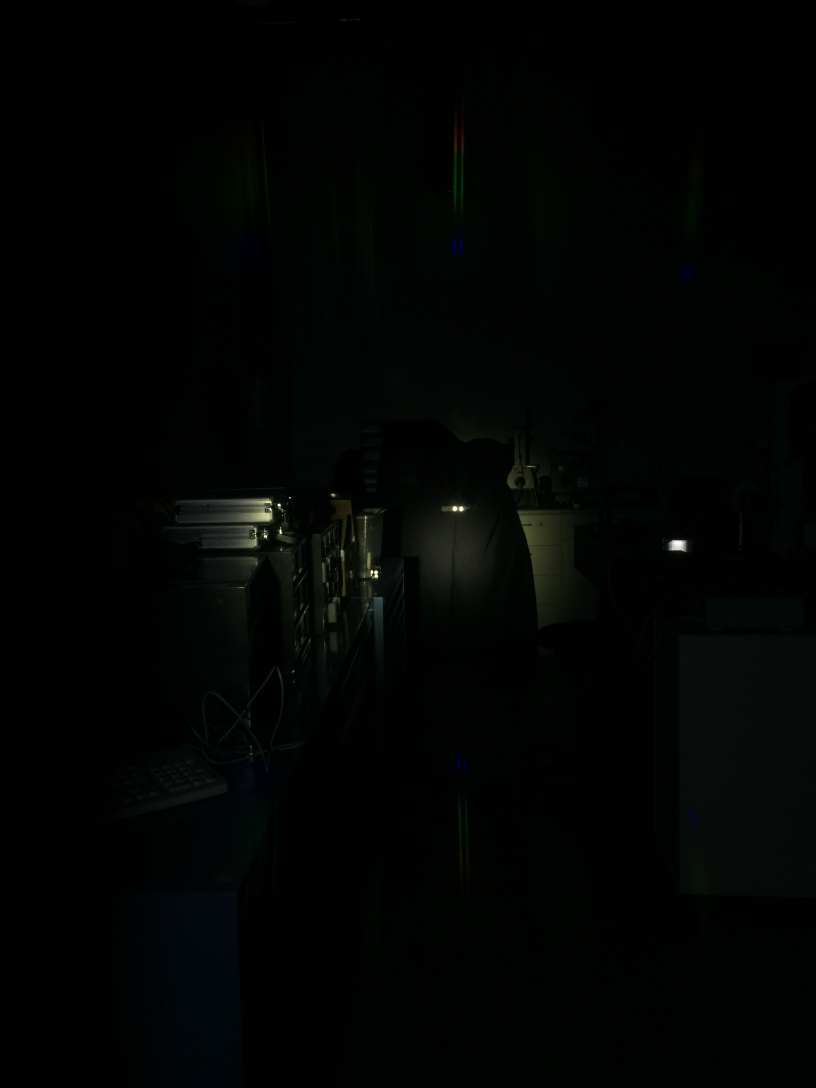
#> input picture standardisation/standard.JPG, 2448 x 3264 px (shown at 1/3 size)
$ python standard.py --file standard.JPG
#> lines starting #> are read from the running program, lines starting #| are printed output that depends on the picture
"""
==================================================================
AUTHOR: HIEN VU
LAST MODIFIED: 20-07-18
==================================================================
Obtain standardisation to account for light source using a
'perfect' mirror
INPUT: image containing diffraction spectrum of standard source
OUTPUT: spectra and intensity in pixels as standard spectrum.csv,
			and plotted spectra as standardspectrum.jpg
USAGE: 	execute from terminal
			`python3 standard -f path-to-image`

==================================================================
"""

import matplotlib.pyplot as plt
import cv2
import argparse
from scipy import signal
import csv

CALIB = 829/475 # pixel/wavelength calibration from mercury lamp (from calib.py)

# Parse arguments
ap = argparse.ArgumentParser()
ap.add_argument("-f", "--file", help = "path to the calibration image")
args = vars(ap.parse_args())
filename = args["file"]

# get bnw image
image = cv2.imread(filename)
#> image is the input picture: shape (3264, 2448, 3); mean B, G, R 2.5, 4.1, 2.1
gray = cv2.cvtColor(image, cv2.COLOR_BGR2GRAY)

# boundaries of signal - set manually
low = 1516
high = 1534
left = 1354
right = 1392


### look for highest brightness pixel row from signal
intensities = []
pix = []
for i in range(low, high):
	intensity = 0
	for j in range(left,right):
		intensity += gray[i][j]
	intensities.append(intensity)
	pix.append(i)
#> after the loop, intensities = [1921, 2421, 3498, 4887, 6016, 6729, 7273, 7546, 7812, 7896, 7953, 7944, 7853, 7636, 7335, 6805, 5873, 4230]; pix = [1516, 1517, 1518, 1519, 1520, 1521, 1522, 1523, 1524, 1525, 1526, 1527, 1528, 1529, 1530, 1531, 1532, 1533]

# centre of signals
y = pix[intensities.index(max(intensities))]
#> y = 1526
x = (left+right)/2


### look for spectrum
intensities = []
pix = []

# for each row in the image until centre of eye
for i in range(0, y+1):
	intensity = 0
	# for each pixel in section containing spectrum
	for j in range(left, right):
		# get brightness
		intensity += gray[i][j]
	pix.insert(0, y-i)
	intensities.insert(0, intensity)
#> after the loop, intensities = 1527 values, max 7953 at index 0, min 13 at index 1525, mean 252; pix = 1527 values from 0 to 1526
	# spectrum is indexed from 0 at the centre of the eye
	#output.write(str(y-i)+","+str(intensity)+"\n")


# calibrate standard for wavelengths
# Only get the most relevant parts of the spectrum
def calibrate(spec):
	# Calibrate using values from mercury lamp
	pixels, input_intensities = zip(*spec)
	wav = []
	intensities = []
	# for each wavelength, find the associated pixel and intensity
	for w in range(400,700):
		pix = round(w*CALIB)
		intensities.append(spec[pix][1])
		wav.append(w)
	# normalise 0-1 scaling
	imax = max(intensities)
	imin = min(intensities)
	normal = [(i/imax)*10 for i in intensities]
	# smooth using Savitzky Golay
	smooth = signal.savgol_filter(normal, 11, 3)
	result = []
	for j in range(len(wav)):
		result.append([wav[j], smooth[j]])
	return result


spec = list(zip(pix,intensities))
#> spec = 1527 pairs, first value 0 to 1526, second value 13 to 7953
final_standard = calibrate(spec)
#> in calibrate, `pixels, input_intensities = zip(*spec)`: pixels = 1527 values from 0 to 1526; input_intensities has the same summary as intensities outside calibrate
#> after the loop in calibrate, `for w in range(400,700):`: intensities = 300 values, max 607 at index 220, min 64 at index 298, mean 314.4; wav = 300 values from 400 to 699
#> in calibrate, `imax = max(intensities)`: imax = 607
#> in calibrate, `imin = min(intensities)`: imin = 64
#> in calibrate, `normal = [(i/imax)*10 for i in intensities]`: normal = 300 values, max 10 at index 220, min 1.05 at index 298, mean 5.18
#> in calibrate, `smooth = signal.savgol_filter(normal, 11, 3)`: smooth = 300 values, max 9.83 at index 220, min 1.11 at index 299, mean 5.18
#> after the loop in calibrate, `for j in range(len(wav)):`: result = 300 pairs, first value 400 to 699, second value 1.11 to 9.83
#> final_standard has the same summary as result in calibrate
x, y = zip(*final_standard)
#> x = 300 values from 400 to 699; y has the same summary as smooth in calibrate

# write to new csv file
standcsv = open("standardspectrum.csv", 'w')
writer = csv.writer(standcsv)
for entry in final_standard:
	writer.writerow(entry)
#> this loop made 300 passes
#> entry on passes 1 to 3: [400, 1.99], [401, 2.06], [402, 2.09]
standcsv.close()


plt.figure(figsize=(12,8))
plt.plot(x, y)
plt.title("Standard spectrum")
plt.xlabel("Wavelength")
plt.ylabel("Intensity")
plt.savefig("standardspectrum.jpg")
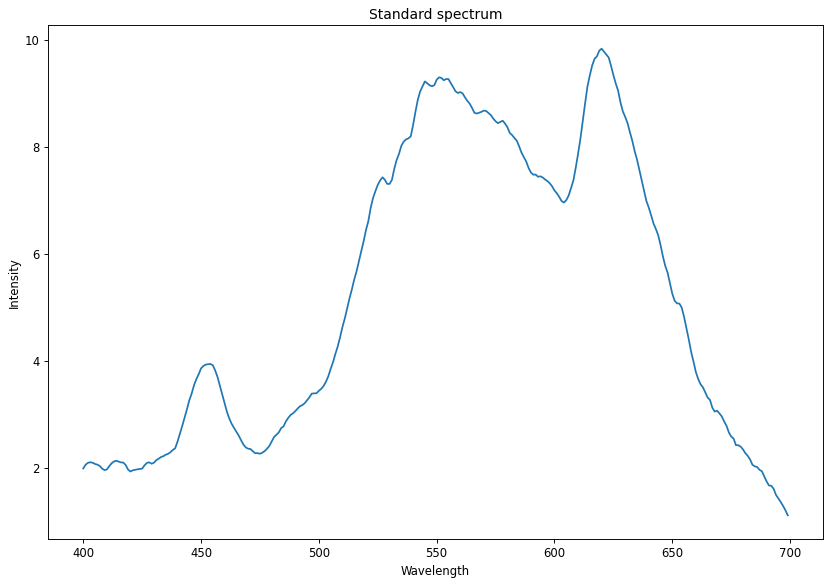
#> figure drawn by matplotlib, 1 panel; curve peaks at x = 620, y = 9.83
plt.show()
